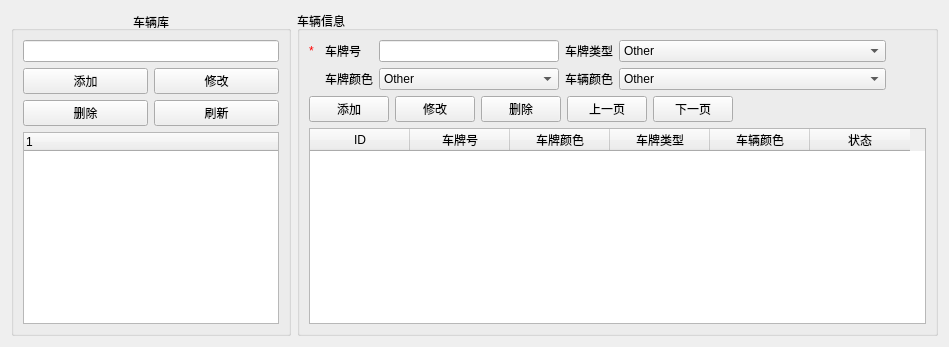
           <widget class="QWidget" name="tab_11">
            <attribute name="title">
             <string>车辆库管理</string>
            </attribute>
            <layout class="QHBoxLayout" name="horizontalLayout_37">
             <item>
              <widget class="QGroupBox" name="groupBox_17">
               <property name="minimumSize">
                <size>
                 <width>250</width>
                 <height>0</height>
                </size>
               </property>
               <property name="maximumSize">
                <size>
                 <width>300</width>
                 <height>16777215</height>
                </size>
               </property>
               <property name="title">
                <string>车辆库</string>
               </property>
               <property name="alignment">
                <set>Qt::AlignCenter</set>
               </property>
               <layout class="QVBoxLayout" name="verticalLayout_14">
                <item>
                 <widget class="QLineEdit" name="vehicleLibNameLineEdit"/>
                </item>
                <item>
                 <layout class="QHBoxLayout" name="horizontalLayout_35">
                  <item>
                   <widget class="QPushButton" name="addVehicleLibBtn">
                    <property name="text">
                     <string>添加</string>
                    </property>
                   </widget>
                  </item>
                  <item>
                   <widget class="QPushButton" name="modifyVehicleLibBtn">
                    <property name="text">
                     <string>修改</string>
                    </property>
                   </widget>
                  </item>
                 </layout>
                </item>
                <item>
                 <layout class="QHBoxLayout" name="horizontalLayout_36">
                  <item>
                   <widget class="QPushButton" name="deleteVehicleLibBtn">
                    <property name="text">
                     <string>删除</string>
                    </property>
                   </widget>
                  </item>
                  <item>
                   <widget class="QPushButton" name="refreshVehicleLibBtn">
                    <property name="text">
                     <string>刷新</string>
                    </property>
                   </widget>
                  </item>
                 </layout>
                </item>
                <item>
                 <widget class="QTreeWidget" name="vehicleLibTreeWgt">
                  <column>
                   <property name="text">
                    <string notr="true">1</string>
                   </property>
                  </column>
                 </widget>
                </item>
               </layout>
              </widget>
             </item>
             <item>
              <widget class="QGroupBox" name="groupBox_16">
               <property name="title">
                <string>车辆信息</string>
               </property>
               <layout class="QVBoxLayout" name="verticalLayout_12">
                <item>
                 <layout class="QHBoxLayout" name="horizontalLayout_29">
                  <item>
                   <layout class="QGridLayout" name="gridLayout_4">
                    <item row="1" column="2" colspan="2">
                     <widget class="QComboBox" name="plateColorCmbBox">
                      <property name="minimumSize">
                       <size>
                        <width>180</width>
                        <height>0</height>
                       </size>
                      </property>
                      <property name="currentIndex">
                       <number>19</number>
                      </property>
                      <item>
                       <property name="text">
                        <string>Black</string>
                       </property>
                      </item>
                      <item>
                       <property name="text">
                        <string>White</string>
                       </property>
                      </item>
                      <item>
                       <property name="text">
                        <string>Gray</string>
                       </property>
                      </item>
                      <item>
                       <property name="text">
                        <string>Red</string>
                       </property>
                      </item>
                      <item>
                       <property name="text">
                        <string>Blue</string>
                       </property>
                      </item>
                      <item>
                       <property name="text">
                        <string>Yellow</string>
                       </property>
                      </item>
                      <item>
                       <property name="text">
                        <string>Orange</string>
                       </property>
                      </item>
                      <item>
                       <property name="text">
                        <string>Brown</string>
                       </property>
                      </item>
                      <item>
                       <property name="text">
                        <string>Green</string>
                       </property>
                      </item>
                      <item>
                       <property name="text">
                        <string>Purple</string>
                       </property>
                      </item>
                      <item>
                       <property name="text">
                        <string>Cyan</string>
                       </property>
                      </item>
                      <item>
                       <property name="text">
                        <string>Pink</string>
                       </property>
                      </item>
                      <item>
                       <property name="text">
                        <string>Transparent</string>
                       </property>
                      </item>
                      <item>
                       <property name="text">
                        <string>Silvery White</string>
                       </property>
                      </item>
                      <item>
                       <property name="text">
                        <string>Dark</string>
                       </property>
                      </item>
                      <item>
                       <property name="text">
                        <string>Light</string>
                       </property>
                      </item>
                      <item>
                       <property name="text">
                        <string>No Color</string>
                       </property>
                      </item>
                      <item>
                       <property name="text">
                        <string>Yellow&amp;Green</string>
                       </property>
                      </item>
                      <item>
                       <property name="text">
                        <string>Gradated Green</string>
                       </property>
                      </item>
                      <item>
                       <property name="text">
                        <string>Other</string>
                       </property>
                      </item>
                     </widget>
                    </item>
                    <item row="0" column="5">
                     <widget class="QComboBox" name="plateTypeCmbBox">
                      <property name="minimumSize">
                       <size>
                        <width>180</width>
                        <height>0</height>
                       </size>
                      </property>
                      <property name="currentIndex">
                       <number>26</number>
                      </property>
                      <item>
                       <property name="text">
                        <string>Large Vehicle Plate</string>
                       </property>
                      </item>
                      <item>
                       <property name="text">
                        <string>Small Vehicle Plate</string>
                       </property>
                      </item>
                      <item>
                       <property name="text">
                        <string>Embassy Vehicle Plate</string>
                       </property>
                      </item>
                      <item>
                       <property name="text">
                        <string>Consulate Vehicle Plate</string>
                       </property>
                      </item>
                      <item>
                       <property name="text">
                        <string>Overseas Vehicle Plate</string>
                       </property>
                      </item>
                      <item>
                       <property name="text">
                        <string>Foreign Vehicle Plate</string>
                       </property>
                      </item>
                      <item>
                       <property name="text">
                        <string>Overseas Motorcycle Plate</string>
                       </property>
                      </item>
                      <item>
                       <property name="text">
                        <string>Foreign Motorcycle Plate</string>
                       </property>
                      </item>
                      <item>
                       <property name="text">
                        <string>Common Motorcycle Plate</string>
                       </property>
                      </item>
                      <item>
                       <property name="text">
                        <string>Light Motorcycle Plate</string>
                       </property>
                      </item>
                      <item>
                       <property name="text">
                        <string>Embassy Motorcycle Plate</string>
                       </property>
                      </item>
                      <item>
                       <property name="text">
                        <string>Consulate Motorcycle Plate</string>
                       </property>
                      </item>
                      <item>
                       <property name="text">
                        <string>Low Speed Vehicle Plate</string>
                       </property>
                      </item>
                      <item>
                       <property name="text">
                        <string>Tractor Plate</string>
                       </property>
                      </item>
                      <item>
                       <property name="text">
                        <string>Trailer Plate</string>
                       </property>
                      </item>
                      <item>
                       <property name="text">
                        <string>Coach Vehicle Plate</string>
                       </property>
                      </item>
                      <item>
                       <property name="text">
                        <string>Coach Motorcycle Plate</string>
                       </property>
                      </item>
                      <item>
                       <property name="text">
                        <string>Temporary Entry Vehicle Plate</string>
                       </property>
                      </item>
                      <item>
                       <property name="text">
                        <string>Temporary Entry Motorcycle Plate</string>
                       </property>
                      </item>
                      <item>
                       <property name="text">
                        <string>Temporary Vehicle Plate</string>
                       </property>
                      </item>
                      <item>
                       <property name="text">
                        <string>Police Vehicle Plate</string>
                       </property>
                      </item>
                      <item>
                       <property name="text">
                        <string>Police Motorcycle Plate</string>
                       </property>
                      </item>
                      <item>
                       <property name="text">
                        <string>Border Crossing Vehicle (Hong Kong) Plate</string>
                       </property>
                      </item>
                      <item>
                       <property name="text">
                        <string>Border Crossing Vehicle (Macau) Plate</string>
                       </property>
                      </item>
                      <item>
                       <property name="text">
                        <string>Armed Police Plate</string>
                       </property>
                      </item>
                      <item>
                       <property name="text">
                        <string>Military Plate</string>
                       </property>
                      </item>
                      <item>
                       <property name="text">
                        <string>Other</string>
                       </property>
                      </item>
                     </widget>
                    </item>
                    <item row="1" column="4">
                     <widget class="QLabel" name="label_35">
                      <property name="text">
                       <string>车辆颜色</string>
                      </property>
                     </widget>
                    </item>
                    <item row="0" column="4">
                     <widget class="QLabel" name="label_36">
                      <property name="text">
                       <string>车牌类型</string>
                      </property>
                     </widget>
                    </item>
                    <item row="0" column="0">
                     <widget class="QLabel" name="label_33">
                      <property name="minimumSize">
                       <size>
                        <width>10</width>
                        <height>0</height>
                       </size>
                      </property>
                      <property name="maximumSize">
                       <size>
                        <width>10</width>
                        <height>16777215</height>
                       </size>
                      </property>
                      <property name="styleSheet">
                       <string notr="true">color: rgb(255, 0, 0);
font: 75 18pt &quot;微软雅黑&quot;;</string>
                      </property>
                      <property name="text">
                       <string>*</string>
                      </property>
                     </widget>
                    </item>
                    <item row="0" column="1">
                     <widget class="QLabel" name="label_34">
                      <property name="text">
                       <string>车牌号</string>
                      </property>
                     </widget>
                    </item>
                    <item row="1" column="1">
                     <widget class="QLabel" name="label_37">
                      <property name="text">
                       <string>车牌颜色</string>
                      </property>
                     </widget>
                    </item>
                    <item row="0" column="2" colspan="2">
                     <widget class="QLineEdit" name="plateNoLineEdit"/>
                    </item>
                    <item row="0" column="6">
                     <spacer name="horizontalSpacer_7">
                      <property name="orientation">
                       <enum>Qt::Horizontal</enum>
                      </property>
                      <property name="sizeHint" stdset="0">
                       <size>
                        <width>40</width>
                        <height>20</height>
                       </size>
                      </property>
                     </spacer>
                    </item>
                    <item row="1" column="5">
                     <widget class="QComboBox" name="vehicleColorCmbBox">
                      <property name="minimumSize">
                       <size>
                        <width>180</width>
                        <height>0</height>
                       </size>
                      </property>
                      <property name="currentIndex">
                       <number>19</number>
                      </property>
                      <item>
                       <property name="text">
                        <string>Black</string>
                       </property>
                      </item>
                      <item>
                       <property name="text">
                        <string>White</string>
                       </property>
                      </item>
                      <item>
                       <property name="text">
                        <string>Gray</string>
                       </property>
                      </item>
                      <item>
                       <property name="text">
                        <string>Red</string>
                       </property>
                      </item>
                      <item>
                       <property name="text">
                        <string>Blue</string>
                       </property>
                      </item>
                      <item>
                       <property name="text">
                        <string>Yellow</string>
                       </property>
                      </item>
                      <item>
                       <property name="text">
                        <string>Orange</string>
                       </property>
                      </item>
                      <item>
                       <property name="text">
                        <string>Brown</string>
                       </property>
                      </item>
                      <item>
                       <property name="text">
                        <string>Green</string>
                       </property>
                      </item>
                      <item>
                       <property name="text">
                        <string>Purple</string>
                       </property>
                      </item>
                      <item>
                       <property name="text">
                        <string>Cyan</string>
                       </property>
                      </item>
                      <item>
                       <property name="text">
                        <string>Pink</string>
                       </property>
                      </item>
                      <item>
                       <property name="text">
                        <string>Transparent</string>
                       </property>
                      </item>
                      <item>
                       <property name="text">
                        <string>Silvery White</string>
                       </property>
                      </item>
                      <item>
                       <property name="text">
                        <string>Dark</string>
                       </property>
                      </item>
                      <item>
                       <property name="text">
                        <string>Light</string>
                       </property>
                      </item>
                      <item>
                       <property name="text">
                        <string>No Color</string>
                       </property>
                      </item>
                      <item>
                       <property name="text">
                        <string>Yellow&amp;Green</string>
                       </property>
                      </item>
                      <item>
                       <property name="text">
                        <string>Gradated Green</string>
                       </property>
                      </item>
                      <item>
                       <property name="text">
                        <string>Other</string>
                       </property>
                      </item>
                     </widget>
                    </item>
                   </layout>
                  </item>
                 </layout>
                </item>
                <item>
                 <layout class="QHBoxLayout" name="horizontalLayout_33">
                  <item>
                   <widget class="QPushButton" name="addVehicleBtn">
                    <property name="text">
                     <string>添加</string>
                    </property>
                   </widget>
                  </item>
                  <item>
                   <widget class="QPushButton" name="modifyVehicleBtn">
                    <property name="text">
                     <string>修改</string>
                    </property>
                   </widget>
                  </item>
                  <item>
                   <widget class="QPushButton" name="deleteVehicleBtn">
                    <property name="text">
                     <string>删除</string>
                    </property>
                   </widget>
                  </item>
                  <item>
                   <widget class="QPushButton" name="searchVehiclePreviousBtn">
                    <property name="text">
                     <string>上一页</string>
                    </property>
                   </widget>
                  </item>
                  <item>
                   <widget class="QPushButton" name="searchVehicleNextBtn">
                    <property name="text">
                     <string>下一页</string>
                    </property>
                   </widget>
                  </item>
                  <item>
                   <spacer name="horizontalSpacer_6">
                    <property name="orientation">
                     <enum>Qt::Horizontal</enum>
                    </property>
                    <property name="sizeHint" stdset="0">
                     <size>
                      <width>40</width>
                      <height>20</height>
                     </size>
                    </property>
                   </spacer>
                  </item>
                 </layout>
                </item>
                <item>
                 <widget class="QTableWidget" name="vehicleInfoTabWgt">
                  <column>
                   <property name="text">
                    <string>ID</string>
                   </property>
                  </column>
                  <column>
                   <property name="text">
                    <string>车牌号</string>
                   </property>
                  </column>
                  <column>
                   <property name="text">
                    <string>车牌颜色</string>
                   </property>
                  </column>
                  <column>
                   <property name="text">
                    <string>车牌类型</string>
                   </property>
                  </column>
                  <column>
                   <property name="text">
                    <string>车辆颜色</string>
                   </property>
                  </column>
                  <column>
                   <property name="text">
                    <string>状态</string>
                   </property>
                  </column>
                 </widget>
                </item>
                <item>
                 <layout class="QHBoxLayout" name="horizontalLayout_34"/>
                </item>
               </layout>
              </widget>
             </item>
            </layout>
           </widget>
